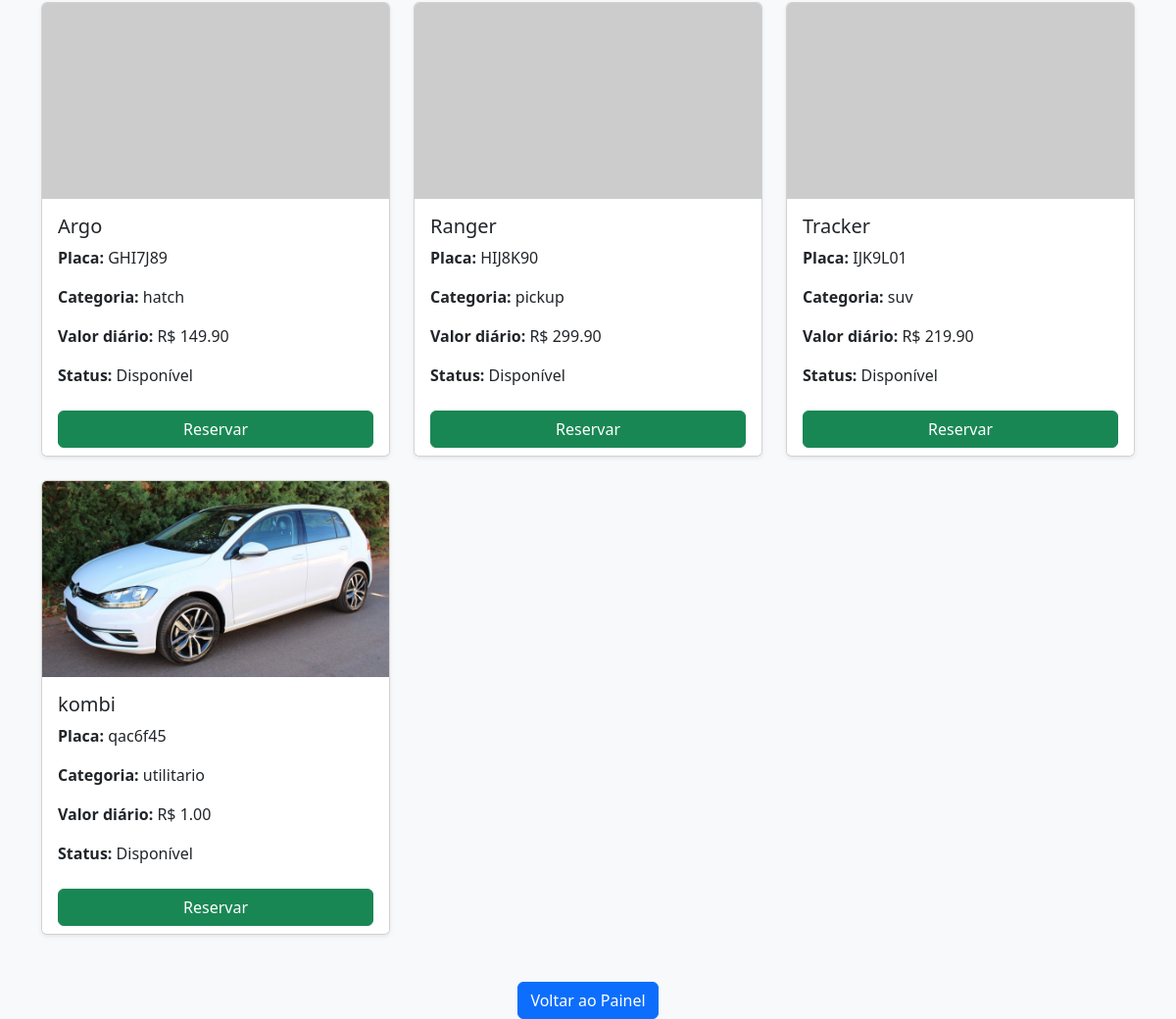
Before: /veiculos/consultar/ (signed in, lower part) with the older database file.
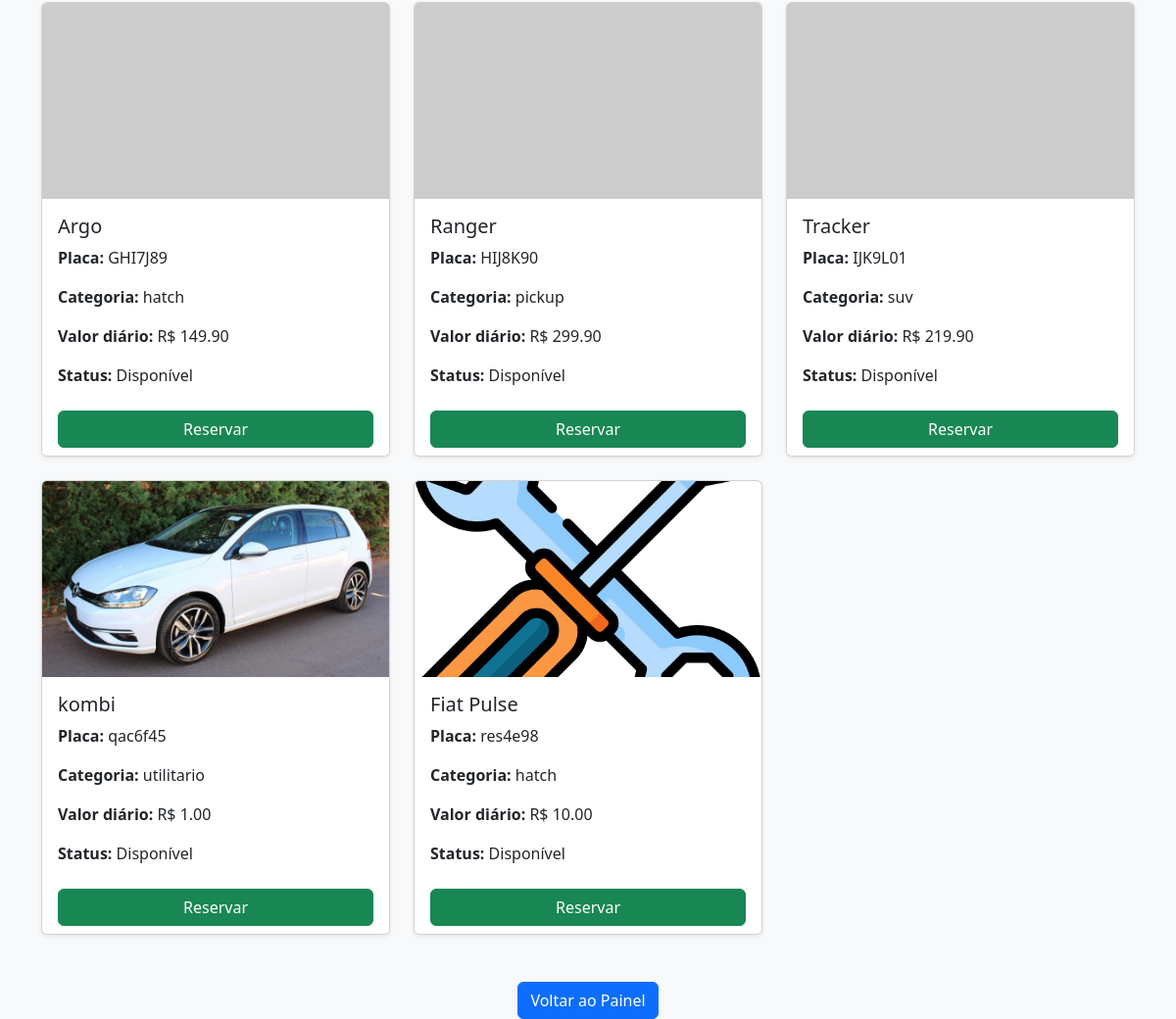
After: the same page with the newer database file.
### veiculos/models.py (models this page shows, shortened)
class Veiculo(models.Model):
    CATEGORIAS = [
        ('hatch', 'Hatch'),
        ('sedan', 'Sedan'),
        ('suv', 'SUV'),
        ('pickup', 'Pickup'),
        ('luxo', 'Luxo'),
        ('utilitario', 'Utilitário'),
    ]
    STATUS = [
        ('disponivel', 'Disponível'),
        ('alugado', 'Alugado'),
        ('manutencao', 'Em Manutenção'),
    ]
    modelo = models.CharField(max_length=100)
    marca = models.CharField(max_length=100)
    ano = models.IntegerField()
    cor = models.CharField(max_length=50)
    categoria = models.CharField(max_length=50, choices=CATEGORIAS)
    placa = models.CharField(max_length=10, unique=True)
    preco_locacao = models.DecimalField(max_digits=8, decimal_places=2)
    status_disponibilidade = models.CharField(max_length=20, choices=STATUS, default='disponivel')
    imagem = models.ImageField(upload_to='veiculos/', null=True, blank=True)

### veiculos/views.py (the view)
# urls.py: path('consultar/', views.listar_veiculos_disponiveis, name='listar_veiculos'),
@login_required
def listar_veiculos_disponiveis(request):
    veiculos = Veiculo.objects.all()
    return render(request, 'veiculos/listar.html', {'veiculos': veiculos})

### veiculos/templates/veiculos/listar.html (shortened to what this page needs)
{% load static %}
<!DOCTYPE html>
<html lang="pt-br">
<head>
  <link href="https://cdn.jsdelivr.net/npm/bootstrap@5.3.3/dist/css/bootstrap.min.css" rel="stylesheet">
</head>
<body class="bg-light">
  <div class="container mt-4">
    <div class="row">
      {% for veiculo in veiculos %}
        <div class="col-md-6 col-lg-4 mb-4">
          <div class="card h-100 shadow-sm">
            {% if veiculo.imagem %}
              <img src="{{ veiculo.imagem.url }}" class="card-img-top" alt="Imagem de {{ veiculo.modelo }}">
            {% else %}
              <img src="https://via.placeholder.com/400x200.png?text=Sem+Imagem" class="card-img-top" alt="Sem imagem">
            {% endif %}
            <div class="card-body">
              <h5 class="card-title">{{ veiculo.modelo }}</h5>
              <p class="card-text"><strong>Placa:</strong> {{ veiculo.placa }}</p>
              <p class="card-text"><strong>Categoria:</strong> {{ veiculo.categoria }}</p>
              <p class="card-text"><strong>Valor diário:</strong> R$ {{ veiculo.preco_locacao }}</p>
              <p class="card-text">
                <strong>Status:</strong>
                {% if veiculo.status_disponibilidade %}
                  Disponível
                {% else %}
                  Indisponível
                {% endif %}
              </p>
            </div>
            <div class="card-footer text-center bg-white border-top-0">
              <a href="{% url 'reservar_veiculo' veiculo.id %}" class="btn btn-success w-100">
                Reservar
              </a>
            </div>
          </div>
        </div>
      {% empty %}
        <div class="col-12">
          <div class="alert alert-warning text-center" role="alert">
            Nenhum veículo disponível no momento.
          </div>
        </div>
      {% endfor %}
    </div>
    <div class="text-center mt-4">
      <a href="{% url 'home' %}" class="btn btn-primary">
        Voltar ao Painel
      </a>
    </div>
  </div>
</body>
</html>

### veiculos/templates/veiculos/listar.html (style rules this page uses)
.card-img-top { height: 200px; object-fit: cover; }

Changed rows visible on the page:
added Veiculo: imagem (picture), modelo "Fiat Pulse", placa "res4e98", categoria "hatch", preco_locacao "10.00", status_disponibilidade "Disponível"
